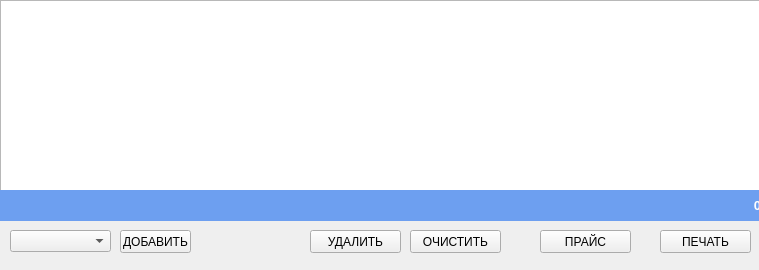
<?xml version="1.0" encoding="UTF-8"?>
<ui version="4.0">
 <class>MainWindow</class>
 <widget class="QMainWindow" name="MainWindow">
  <property name="geometry">
   <rect>
    <x>0</x>
    <y>0</y>
    <width>759</width>
    <height>270</height>
   </rect>
  </property>
  <property name="windowTitle">
   <string>MainWindow</string>
  </property>
  <widget class="QWidget" name="centralWidget">
   <widget class="QTableWidget" name="tableWidget">
    <property name="geometry">
     <rect>
      <x>0</x>
      <y>0</y>
      <width>761</width>
      <height>192</height>
     </rect>
    </property>
   </widget>
   <widget class="QLabel" name="label">
    <property name="geometry">
     <rect>
      <x>0</x>
      <y>190</y>
      <width>761</width>
      <height>31</height>
     </rect>
    </property>
    <property name="palette">
     <palette>
      <active>
       <colorrole role="WindowText">
        <brush brushstyle="SolidPattern">
         <color alpha="255">
          <red>255</red>
          <green>255</green>
          <blue>255</blue>
         </color>
        </brush>
       </colorrole>
       <colorrole role="Button">
        <brush brushstyle="SolidPattern">
         <color alpha="255">
          <red>109</red>
          <green>159</green>
          <blue>240</blue>
         </color>
        </brush>
       </colorrole>
       <colorrole role="Light">
        <brush brushstyle="SolidPattern">
         <color alpha="255">
          <red>221</red>
          <green>234</green>
          <blue>255</blue>
         </color>
        </brush>
       </colorrole>
       <colorrole role="Midlight">
        <brush brushstyle="SolidPattern">
         <color alpha="255">
          <red>165</red>
          <green>196</green>
          <blue>247</blue>
         </color>
        </brush>
       </colorrole>
       <colorrole role="Dark">
        <brush brushstyle="SolidPattern">
         <color alpha="255">
          <red>54</red>
          <green>79</green>
          <blue>120</blue>
         </color>
        </brush>
       </colorrole>
       <colorrole role="Mid">
        <brush brushstyle="SolidPattern">
         <color alpha="255">
          <red>72</red>
          <green>106</green>
          <blue>160</blue>
         </color>
        </brush>
       </colorrole>
       <colorrole role="Text">
        <brush brushstyle="SolidPattern">
         <color alpha="255">
          <red>255</red>
          <green>255</green>
          <blue>255</blue>
         </color>
        </brush>
       </colorrole>
       <colorrole role="BrightText">
        <brush brushstyle="SolidPattern">
         <color alpha="255">
          <red>255</red>
          <green>255</green>
          <blue>255</blue>
         </color>
        </brush>
       </colorrole>
       <colorrole role="ButtonText">
        <brush brushstyle="SolidPattern">
         <color alpha="255">
          <red>0</red>
          <green>0</green>
          <blue>0</blue>
         </color>
        </brush>
       </colorrole>
       <colorrole role="Base">
        <brush brushstyle="SolidPattern">
         <color alpha="255">
          <red>255</red>
          <green>255</green>
          <blue>255</blue>
         </color>
        </brush>
       </colorrole>
       <colorrole role="Window">
        <brush brushstyle="SolidPattern">
         <color alpha="255">
          <red>109</red>
          <green>159</green>
          <blue>240</blue>
         </color>
        </brush>
       </colorrole>
       <colorrole role="Shadow">
        <brush brushstyle="SolidPattern">
         <color alpha="255">
          <red>0</red>
          <green>0</green>
          <blue>0</blue>
         </color>
        </brush>
       </colorrole>
       <colorrole role="AlternateBase">
        <brush brushstyle="SolidPattern">
         <color alpha="255">
          <red>182</red>
          <green>207</green>
          <blue>247</blue>
         </color>
        </brush>
       </colorrole>
       <colorrole role="ToolTipBase">
        <brush brushstyle="SolidPattern">
         <color alpha="255">
          <red>255</red>
          <green>255</green>
          <blue>220</blue>
         </color>
        </brush>
       </colorrole>
       <colorrole role="ToolTipText">
        <brush brushstyle="SolidPattern">
         <color alpha="255">
          <red>0</red>
          <green>0</green>
          <blue>0</blue>
         </color>
        </brush>
       </colorrole>
      </active>
      <inactive>
       <colorrole role="WindowText">
        <brush brushstyle="SolidPattern">
         <color alpha="255">
          <red>255</red>
          <green>255</green>
          <blue>255</blue>
         </color>
        </brush>
       </colorrole>
       <colorrole role="Button">
        <brush brushstyle="SolidPattern">
         <color alpha="255">
          <red>109</red>
          <green>159</green>
          <blue>240</blue>
         </color>
        </brush>
       </colorrole>
       <colorrole role="Light">
        <brush brushstyle="SolidPattern">
         <color alpha="255">
          <red>221</red>
          <green>234</green>
          <blue>255</blue>
         </color>
        </brush>
       </colorrole>
       <colorrole role="Midlight">
        <brush brushstyle="SolidPattern">
         <color alpha="255">
          <red>165</red>
          <green>196</green>
          <blue>247</blue>
         </color>
        </brush>
       </colorrole>
       <colorrole role="Dark">
        <brush brushstyle="SolidPattern">
         <color alpha="255">
          <red>54</red>
          <green>79</green>
          <blue>120</blue>
         </color>
        </brush>
       </colorrole>
       <colorrole role="Mid">
        <brush brushstyle="SolidPattern">
         <color alpha="255">
          <red>72</red>
          <green>106</green>
          <blue>160</blue>
         </color>
        </brush>
       </colorrole>
       <colorrole role="Text">
        <brush brushstyle="SolidPattern">
         <color alpha="255">
          <red>255</red>
          <green>255</green>
          <blue>255</blue>
         </color>
        </brush>
       </colorrole>
       <colorrole role="BrightText">
        <brush brushstyle="SolidPattern">
         <color alpha="255">
          <red>255</red>
          <green>255</green>
          <blue>255</blue>
         </color>
        </brush>
       </colorrole>
       <colorrole role="ButtonText">
        <brush brushstyle="SolidPattern">
         <color alpha="255">
          <red>0</red>
          <green>0</green>
          <blue>0</blue>
         </color>
        </brush>
       </colorrole>
       <colorrole role="Base">
        <brush brushstyle="SolidPattern">
         <color alpha="255">
          <red>255</red>
          <green>255</green>
          <blue>255</blue>
         </color>
        </brush>
       </colorrole>
       <colorrole role="Window">
        <brush brushstyle="SolidPattern">
         <color alpha="255">
          <red>109</red>
          <green>159</green>
          <blue>240</blue>
         </color>
        </brush>
       </colorrole>
       <colorrole role="Shadow">
        <brush brushstyle="SolidPattern">
         <color alpha="255">
          <red>0</red>
          <green>0</green>
          <blue>0</blue>
         </color>
        </brush>
       </colorrole>
       <colorrole role="AlternateBase">
        <brush brushstyle="SolidPattern">
         <color alpha="255">
          <red>182</red>
          <green>207</green>
          <blue>247</blue>
         </color>
        </brush>
       </colorrole>
       <colorrole role="ToolTipBase">
        <brush brushstyle="SolidPattern">
         <color alpha="255">
          <red>255</red>
          <green>255</green>
          <blue>220</blue>
         </color>
        </brush>
       </colorrole>
       <colorrole role="ToolTipText">
        <brush brushstyle="SolidPattern">
         <color alpha="255">
          <red>0</red>
          <green>0</green>
          <blue>0</blue>
         </color>
        </brush>
       </colorrole>
      </inactive>
      <disabled>
       <colorrole role="WindowText">
        <brush brushstyle="SolidPattern">
         <color alpha="255">
          <red>54</red>
          <green>79</green>
          <blue>120</blue>
         </color>
        </brush>
       </colorrole>
       <colorrole role="Button">
        <brush brushstyle="SolidPattern">
         <color alpha="255">
          <red>109</red>
          <green>159</green>
          <blue>240</blue>
         </color>
        </brush>
       </colorrole>
       <colorrole role="Light">
        <brush brushstyle="SolidPattern">
         <color alpha="255">
          <red>221</red>
          <green>234</green>
          <blue>255</blue>
         </color>
        </brush>
       </colorrole>
       <colorrole role="Midlight">
        <brush brushstyle="SolidPattern">
         <color alpha="255">
          <red>165</red>
          <green>196</green>
          <blue>247</blue>
         </color>
        </brush>
       </colorrole>
       <colorrole role="Dark">
        <brush brushstyle="SolidPattern">
         <color alpha="255">
          <red>54</red>
          <green>79</green>
          <blue>120</blue>
         </color>
        </brush>
       </colorrole>
       <colorrole role="Mid">
        <brush brushstyle="SolidPattern">
         <color alpha="255">
          <red>72</red>
          <green>106</green>
          <blue>160</blue>
         </color>
        </brush>
       </colorrole>
       <colorrole role="Text">
        <brush brushstyle="SolidPattern">
         <color alpha="255">
          <red>54</red>
          <green>79</green>
          <blue>120</blue>
         </color>
        </brush>
       </colorrole>
       <colorrole role="BrightText">
        <brush brushstyle="SolidPattern">
         <color alpha="255">
          <red>255</red>
          <green>255</green>
          <blue>255</blue>
         </color>
        </brush>
       </colorrole>
       <colorrole role="ButtonText">
        <brush brushstyle="SolidPattern">
         <color alpha="255">
          <red>54</red>
          <green>79</green>
          <blue>120</blue>
         </color>
        </brush>
       </colorrole>
       <colorrole role="Base">
        <brush brushstyle="SolidPattern">
         <color alpha="255">
          <red>109</red>
          <green>159</green>
          <blue>240</blue>
         </color>
        </brush>
       </colorrole>
       <colorrole role="Window">
        <brush brushstyle="SolidPattern">
         <color alpha="255">
          <red>109</red>
          <green>159</green>
          <blue>240</blue>
         </color>
        </brush>
       </colorrole>
       <colorrole role="Shadow">
        <brush brushstyle="SolidPattern">
         <color alpha="255">
          <red>0</red>
          <green>0</green>
          <blue>0</blue>
         </color>
        </brush>
       </colorrole>
       <colorrole role="AlternateBase">
        <brush brushstyle="SolidPattern">
         <color alpha="255">
          <red>109</red>
          <green>159</green>
          <blue>240</blue>
         </color>
        </brush>
       </colorrole>
       <colorrole role="ToolTipBase">
        <brush brushstyle="SolidPattern">
         <color alpha="255">
          <red>255</red>
          <green>255</green>
          <blue>220</blue>
         </color>
        </brush>
       </colorrole>
       <colorrole role="ToolTipText">
        <brush brushstyle="SolidPattern">
         <color alpha="255">
          <red>0</red>
          <green>0</green>
          <blue>0</blue>
         </color>
        </brush>
       </colorrole>
      </disabled>
     </palette>
    </property>
    <property name="font">
     <font>
      <pointsize>10</pointsize>
      <weight>75</weight>
      <bold>true</bold>
     </font>
    </property>
    <property name="autoFillBackground">
     <bool>true</bool>
    </property>
    <property name="text">
     <string>0</string>
    </property>
    <property name="alignment">
     <set>Qt::AlignRight|Qt::AlignTrailing|Qt::AlignVCenter</set>
    </property>
    <property name="margin">
     <number>10</number>
    </property>
   </widget>
   <widget class="QPushButton" name="pushButton_4">
    <property name="geometry">
     <rect>
      <x>540</x>
      <y>230</y>
      <width>91</width>
      <height>23</height>
     </rect>
    </property>
    <property name="font">
     <font>
      <weight>50</weight>
      <bold>false</bold>
     </font>
    </property>
    <property name="text">
     <string>ПРАЙС</string>
    </property>
   </widget>
   <widget class="QPushButton" name="pushButton_5">
    <property name="geometry">
     <rect>
      <x>660</x>
      <y>230</y>
      <width>91</width>
      <height>23</height>
     </rect>
    </property>
    <property name="font">
     <font>
      <weight>50</weight>
      <bold>false</bold>
     </font>
    </property>
    <property name="text">
     <string>ПЕЧАТЬ</string>
    </property>
   </widget>
   <widget class="QPushButton" name="pushButton_2">
    <property name="geometry">
     <rect>
      <x>310</x>
      <y>230</y>
      <width>91</width>
      <height>23</height>
     </rect>
    </property>
    <property name="font">
     <font>
      <weight>50</weight>
      <bold>false</bold>
     </font>
    </property>
    <property name="text">
     <string>УДАЛИТЬ</string>
    </property>
   </widget>
   <widget class="QPushButton" name="pushButton_3">
    <property name="geometry">
     <rect>
      <x>410</x>
      <y>230</y>
      <width>91</width>
      <height>23</height>
     </rect>
    </property>
    <property name="text">
     <string>ОЧИСТИТЬ</string>
    </property>
   </widget>
   <widget class="QComboBox" name="comboBox">
    <property name="geometry">
     <rect>
      <x>10</x>
      <y>230</y>
      <width>101</width>
      <height>22</height>
     </rect>
    </property>
   </widget>
   <widget class="QPushButton" name="pushButton_7">
    <property name="geometry">
     <rect>
      <x>120</x>
      <y>230</y>
      <width>71</width>
      <height>23</height>
     </rect>
    </property>
    <property name="text">
     <string>ДОБАВИТЬ</string>
    </property>
   </widget>
  </widget>
  <widget class="QMenuBar" name="menuBar">
   <property name="geometry">
    <rect>
     <x>0</x>
     <y>0</y>
     <width>759</width>
     <height>21</height>
    </rect>
   </property>
  </widget>
 </widget>
 <layoutdefault spacing="6" margin="11"/>
 <resources/>
 <connections/>
</ui>
